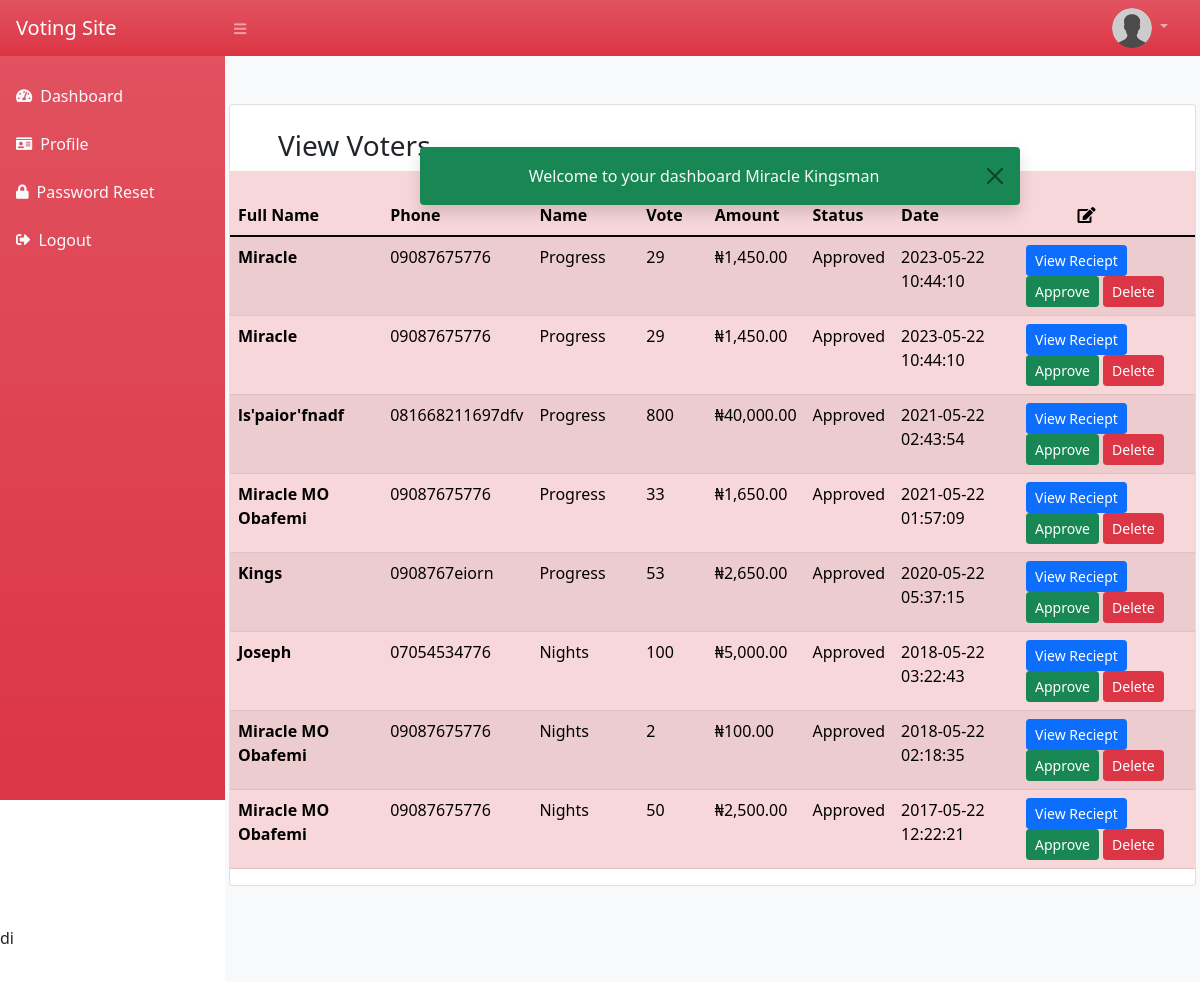
The app's page /portal/view_voters.php (signed in) with its own data.
### tables this page shows
CREATE TABLE `voters` (
  `id` int(11) NOT NULL,
  `contester_id` varchar(30) NOT NULL,
  `contest_id` varchar(20) NOT NULL,
  `contest_name` varchar(30) NOT NULL,
  `full_name` varchar(100) NOT NULL,
  `email` varchar(200) NOT NULL,
  `phone` varchar(30) NOT NULL,
  `no_vote` varchar(100) NOT NULL,
  `reciept` varchar(50) NOT NULL,
  `amount` varchar(50) NOT NULL,
  `ref` varchar(100) NOT NULL,
  `payment_status` varchar(30) NOT NULL,
  `date_created` datetime NOT NULL
);

### portal/view_voters.php (the view, shortened to what this page needs)
<?php
    require_once '../assets/config/db-connect.php';
    require_once '../assets/includes/sessions.php';
    require_once '../assets/includes/portal_header.php';
?>
            <div id="layoutSidenav_content">
                <main class="bg-light"  >
                    <div class="card mx-1 my-5">
                        <?php
                            echo successMessage();
                        ?>
                        <h3 class="pt-4 ps-5">View Voters</h3>
                        <div class=" rounded-4">
                            <table class="table table-danger table-striped table-hover table-responsive">
                                <thead>
                                    <tr>
                                      <th scope="col">Full Name</th>
                                      <th scope="col">Phone</th>
                                      <th scope="col">Contest Name</th>
                                      <th scope="col">N0. Vote</th>
                                      <th scope="col">Amount</th>
                                      <th scope="col">Status</th>
                                      <th scope="col">Date</th>
                                      <th scope="col" class="text-center pe-5"><i class="fas fa-edit"></i></th>
                                    </tr>
                                  </thead>
                                  <tbody>
                                    <?php
                                        $sql = "SELECT * FROM voters ORDER BY id DESC LIMIT 0,50";
                                        $query = mysqli_query($connection,$sql);
                                        while($row = mysqli_fetch_assoc($query)){
                                    ?>
                                    <tr>
                                      <th scope="row"><?php echo $row['full_name']?></th>
                                      <td scope="row"><?php echo $row['phone']?></td>
                                      <td scope="row"><?php echo $row['contest_name']; ?></td>
                                      <td scope="row"><?php echo $row['no_vote']; ?></td>
                                      <td><?php echo "₦".number_format($row['amount'],2,'.',','); ?></td>
                                      <td><?php echo $row['payment_status']; ?></td>
                                      <td><?php echo $row['date_created']; ?></td>
                                      <td>
                                          <a href="../assets/img/reciepts/<?php echo $row['reciept'] ?>"class="btn btn-primary btn-sm">View Reciept</a>
                                          <a href="view_voters?status=<?php echo $row['id'] ?>" class="btn btn-success btn-sm">Approve</a>
                                          <a href="view_voters?delreg=<?php echo $row['id'] ?>" class="btn btn-danger btn-sm">Delete</a>
                                        </td>
                                    </tr>
                                      <?php }
                                      ?>
                                  </tbody>
                            </table>
                        </div>
                    </div>
                </main>
                <footer class="py-4 bg-light mt-auto">
                </footer>
            </div>
        </div>
        di
    </body>
</html>

### records on screen
voters: full_name "Miracle", phone "09087675776", contest_name "Progress", no_vote "29", amount "1,450.00", payment_status "Approved", date_created "2023-05-22 10:44:10"
voters: full_name "Miracle", phone "09087675776", contest_name "Progress", no_vote "29", amount "1,450.00", payment_status "Approved", date_created "2023-05-22 10:44:10"
voters: full_name "ls'paior'fnadf", phone "081668211697dfv", contest_name "Progress", no_vote "800", amount "40,000.00", payment_status "Approved", date_created "2021-05-22 02:43:54"
voters: full_name "Miracle MO Obafemi", phone "09087675776", contest_name "Progress", no_vote "33", amount "1,650.00", payment_status "Approved", date_created "2021-05-22 01:57:09"
voters: full_name "Kings", phone "0908767eiorn", contest_name "Progress", no_vote "53", amount "2,650.00", payment_status "Approved", date_created "2020-05-22 05:37:15"
voters: full_name "Joseph", phone "07054534776", contest_name "Nights", no_vote "100", amount "5,000.00", payment_status "Approved", date_created "2018-05-22 03:22:43"
voters: full_name "Miracle MO Obafemi", phone "09087675776", contest_name "Nights", no_vote "2", amount "100.00", payment_status "Approved", date_created "2018-05-22 02:18:35"
voters: full_name "Miracle MO Obafemi", phone "09087675776", contest_name "Nights", no_vote "50", amount "2,500.00", payment_status "Approved", date_created "2017-05-22 12:22:21"

### other values on screen
successMessage() "Welcome to your dashboard Miracle Kingsman"
